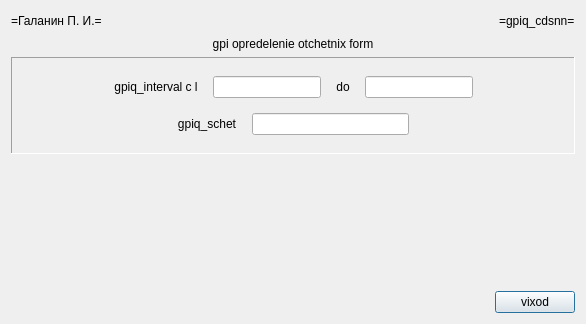
<?xml version="1.0" encoding="UTF-8"?>
<ui version="4.0">
 <class>gpiq_cdsff</class>
 <widget class="QDialog" name="gpiq_cdsff">
  <property name="windowModality">
   <enum>Qt::ApplicationModal</enum>
  </property>
  <property name="geometry">
   <rect>
    <x>0</x>
    <y>0</y>
    <width>586</width>
    <height>324</height>
   </rect>
  </property>
  <property name="windowTitle">
   <string>gpiq_cdsff</string>
  </property>
  <layout class="QVBoxLayout" name="verticalLayout">
   <item>
    <layout class="QHBoxLayout" name="horizontalLayout">
     <item>
      <widget class="QLabel" name="gpiq_cdsff_xxsma_l">
       <property name="text">
        <string>=Галанин П. И.=</string>
       </property>
      </widget>
     </item>
     <item>
      <spacer name="horizontalSpacer">
       <property name="orientation">
        <enum>Qt::Horizontal</enum>
       </property>
       <property name="sizeHint" stdset="0">
        <size>
         <width>40</width>
         <height>20</height>
        </size>
       </property>
      </spacer>
     </item>
     <item>
      <widget class="QLabel" name="gpiq_cdsff_xxprg_l">
       <property name="text">
        <string>=gpiq_cdsnn=</string>
       </property>
      </widget>
     </item>
    </layout>
   </item>
   <item>
    <widget class="QLabel" name="gpiq_cdsff_xxtitle_l">
     <property name="text">
      <string>gpi opredelenie otchetnix form</string>
     </property>
     <property name="alignment">
      <set>Qt::AlignCenter</set>
     </property>
    </widget>
   </item>
   <item>
    <widget class="QFrame" name="gpiq_cdsff_1_b">
     <property name="frameShape">
      <enum>QFrame::Panel</enum>
     </property>
     <property name="frameShadow">
      <enum>QFrame::Sunken</enum>
     </property>
     <property name="lineWidth">
      <number>1</number>
     </property>
     <property name="midLineWidth">
      <number>1</number>
     </property>
     <layout class="QVBoxLayout" name="verticalLayout_2">
      <property name="spacing">
       <number>15</number>
      </property>
      <property name="topMargin">
       <number>18</number>
      </property>
      <property name="bottomMargin">
       <number>18</number>
      </property>
      <item>
       <layout class="QHBoxLayout" name="horizontalLayout_3">
        <item>
         <spacer name="horizontalSpacer_3">
          <property name="orientation">
           <enum>Qt::Horizontal</enum>
          </property>
          <property name="sizeHint" stdset="0">
           <size>
            <width>40</width>
            <height>20</height>
           </size>
          </property>
         </spacer>
        </item>
        <item>
         <widget class="QLabel" name="gpiq_cdsff_datas_l">
          <property name="text">
           <string>gpiq_interval c l</string>
          </property>
          <property name="alignment">
           <set>Qt::AlignCenter</set>
          </property>
         </widget>
        </item>
        <item>
         <widget class="QLineEdit" name="gpiq_cdsff_datas_e"/>
        </item>
        <item>
         <widget class="QLabel" name="gpiq_cdsff_datad_l">
          <property name="text">
           <string>do</string>
          </property>
          <property name="alignment">
           <set>Qt::AlignCenter</set>
          </property>
         </widget>
        </item>
        <item>
         <widget class="QLineEdit" name="gpiq_cdsff_datad_e"/>
        </item>
        <item>
         <spacer name="horizontalSpacer_4">
          <property name="orientation">
           <enum>Qt::Horizontal</enum>
          </property>
          <property name="sizeHint" stdset="0">
           <size>
            <width>40</width>
            <height>20</height>
           </size>
          </property>
         </spacer>
        </item>
       </layout>
      </item>
      <item>
       <layout class="QHBoxLayout" name="horizontalLayout_4">
        <item>
         <spacer name="horizontalSpacer_5">
          <property name="orientation">
           <enum>Qt::Horizontal</enum>
          </property>
          <property name="sizeHint" stdset="0">
           <size>
            <width>40</width>
            <height>20</height>
           </size>
          </property>
         </spacer>
        </item>
        <item>
         <widget class="QLabel" name="gpiq_cdsff_s_l">
          <property name="text">
           <string>gpiq_schet</string>
          </property>
          <property name="alignment">
           <set>Qt::AlignCenter</set>
          </property>
         </widget>
        </item>
        <item>
         <widget class="QLineEdit" name="gpiq_cdsff_s_e"/>
        </item>
        <item>
         <spacer name="horizontalSpacer_6">
          <property name="orientation">
           <enum>Qt::Horizontal</enum>
          </property>
          <property name="sizeHint" stdset="0">
           <size>
            <width>40</width>
            <height>20</height>
           </size>
          </property>
         </spacer>
        </item>
       </layout>
      </item>
     </layout>
    </widget>
   </item>
   <item>
    <spacer name="verticalSpacer_2">
     <property name="orientation">
      <enum>Qt::Vertical</enum>
     </property>
     <property name="sizeHint" stdset="0">
      <size>
       <width>20</width>
       <height>155</height>
      </size>
     </property>
    </spacer>
   </item>
   <item>
    <layout class="QHBoxLayout" name="horizontalLayout_2">
     <item>
      <spacer name="horizontalSpacer_2">
       <property name="orientation">
        <enum>Qt::Horizontal</enum>
       </property>
       <property name="sizeHint" stdset="0">
        <size>
         <width>40</width>
         <height>20</height>
        </size>
       </property>
      </spacer>
     </item>
     <item>
      <widget class="QPushButton" name="gpiq_cdsff_exit_c">
       <property name="text">
        <string>vixod</string>
       </property>
      </widget>
     </item>
    </layout>
   </item>
  </layout>
 </widget>
 <tabstops>
  <tabstop>gpiq_cdsff_datas_e</tabstop>
  <tabstop>gpiq_cdsff_datad_e</tabstop>
  <tabstop>gpiq_cdsff_s_e</tabstop>
  <tabstop>gpiq_cdsff_exit_c</tabstop>
 </tabstops>
 <resources/>
 <connections/>
</ui>
